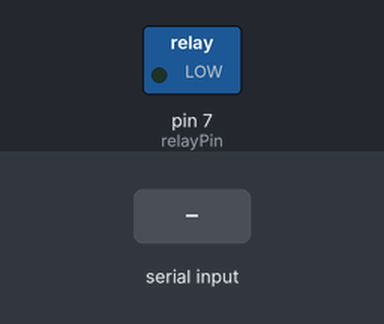
Recording of a sketch running on a simulated Arduino Uno, built with avr-gcc and run on an emulated ATmega328P. On the bench: switched loads named in the sketch (green lamp = pin HIGH). Inputs (shaded band) come from the test bench. What the sketch prints to the serial monitor is not drawn.

Above: at 1.2 s.
1.3 s: "1" received over Serial
At 2.5 s:
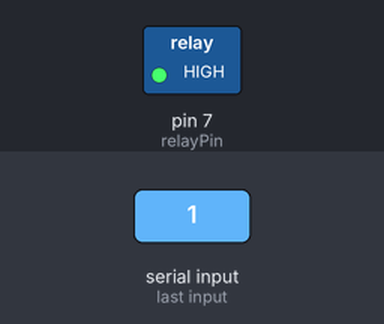
2.8 s: "0" received over Serial
At 3.6 s:
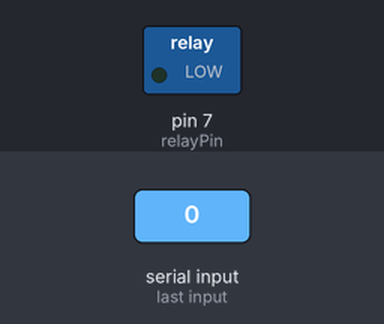
Timing chart, 0 to 5.8 s (numbered marks = the images above; inputs shaded):
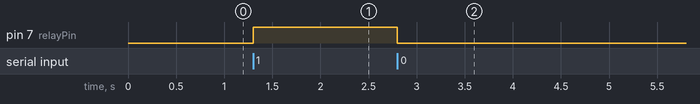

The sketch:

sketch_relaypdlc_test.ino
```cpp
int relayPin = 7;

void setup() {
  pinMode(relayPin,OUTPUT);
  digitalWrite(relayPin, LOW);
  Serial.begin(9600);
  Serial.println("PDLC 제어 준비 완료. 1=ON / 0=OFF 입력");
}

void loop() {
   if (Serial.available() > 0) {
    char cmd = Serial.read();

    if (cmd == '1') {
      digitalWrite(relayPin, HIGH); // 릴레이 ON
      Serial.println("PDLC ON");
    }
    else if (cmd == '0') {
      digitalWrite(relayPin, LOW); // 릴레이 OFF
      Serial.println("PDLC OFF");
    }
  }
}
```

Measured:
- after the input at 1.3 s, pin 7 (relayPin): LOW → HIGH at once
- after the input at 2.8 s, pin 7 (relayPin): HIGH → LOW at once
